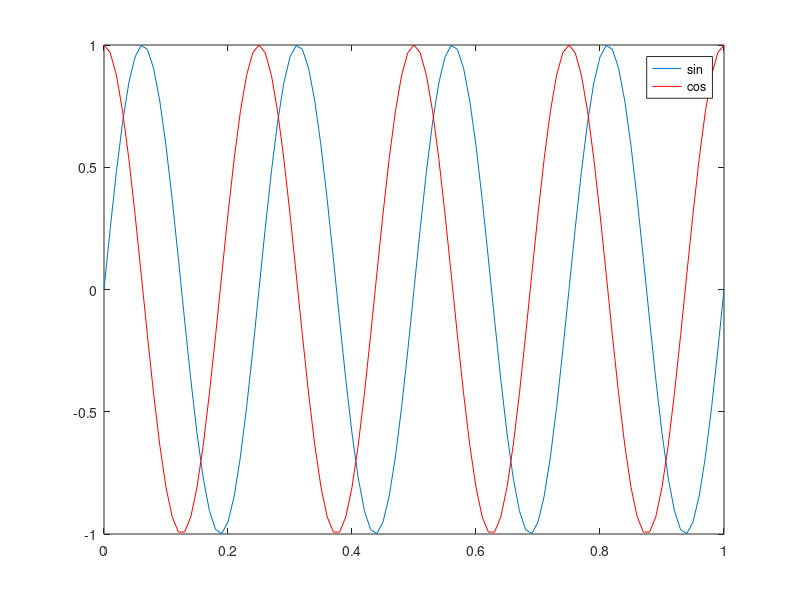
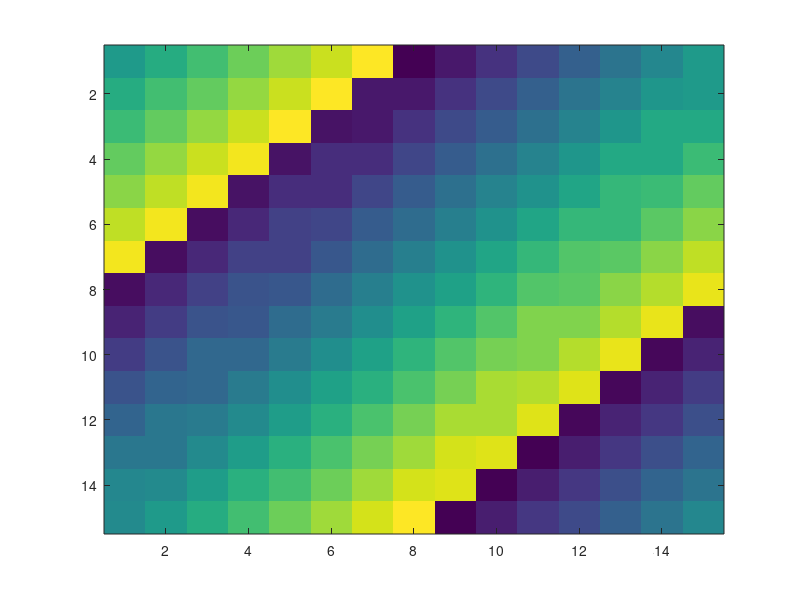

Here is the MATLAB script that generated these plots, in order:
clc;
clear all;
close all;
t=[0:.01:1];
y1=sin(2*pi*4*t);
figure(1)
plot(t,y1)
hold on; %freezes the plot currently in the window
y2 = cos(2*pi*4*t);
plot(t,y2,'r')
% hold on;
% y3=sec(2*pi*4*t);
% plot(t,y3,'g');
legend('sin','cos')% gives the color scheme of lines
%cd '<directory>'; print -dpng 'name.png' ..... will save the pot as a png file
%figure(n) wil help plot n diff figures
%axis[xl xu yl yu) edits axis range
%imagesc(A) makes a colour grid of matrix values
%colorbar shows the color corrosponding to the number
%colormap gray make the grisd shades of gray
%comma chaining function calls allowsmultiple functions for the same thing
%be called multiple times for multiple things
figure(2)
imagesc(magic(15))